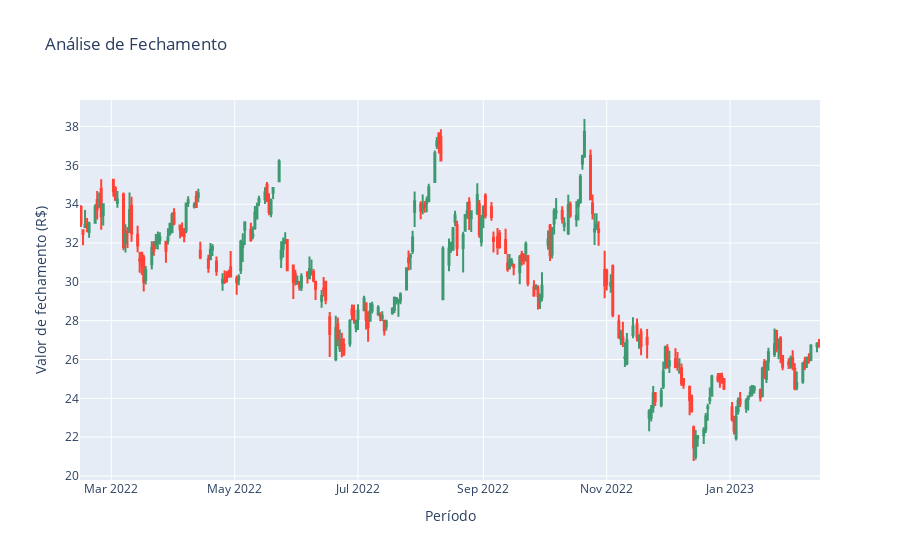

Notebook code cell kept with this figure:
### Code cell
# Gráfico candlestick

candlestick =  go.Figure(
    data=[
        go.Candlestick(
            x=dados.index,
            open=dados['Open'],
            high=dados['High'],
            low=dados['Low'],
            close=dados['Close'],
            #increasing_line_color='darkblue',
            #decreasing_line_color='orange'
        )
    ]
)

candlestick.update_layout(
    xaxis_rangeslider_visible=False,
    title='Análise de Fechamento',
    xaxis_title='Período',
    yaxis_title='Valor de fechamento (R$)'
)

candlestick.show()

### Figure 1 — Plotly figure (JSON) as saved in the notebook; plotly's stock layout.template omitted (floating-point values rounded to 4 significant figures; data arrays with more than 128 entries replaced by an {"elided": "..."} marker saying what was removed)
{"data": [{"close": {"elided": "252 float values"}, "high": {"elided": "252 float values"}, "low": {"elided": "252 float values"}, "open": {"elided": "252 float values"}, "type": "candlestick", "x": {"elided": "252 str values"}}], "layout": {"title": {"text": "Análise de Fechamento"}, "xaxis": {"rangeslider": {"visible": false}, "title": {"text": "Período"}}, "yaxis": {"title": {"text": "Valor de fechamento (R$)"}}}}
